Frame 1 (no input): blank canvas, image omitted
Frame 60 (no input): blank canvas, image omitted
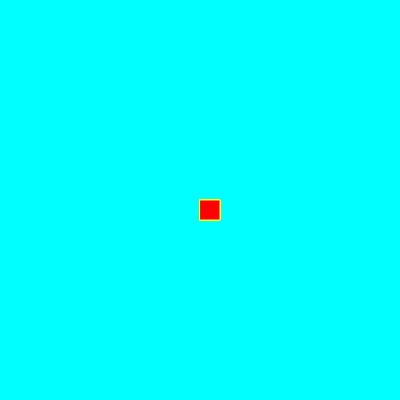
Frame 120 (the mouse pressed at the canvas centre since frame 60)

The p5.js sketch whose frames 1 and 60 were blank and that drew this single picture after the mouse press (run headless with seeded random() and noise() and a simulated clock; from frame 60 on, the mouse is pressed at the canvas centre):

// p5.js sketch
// ── sketch.js
function setup() {
    createCanvas(400, 400);
   background("cyan"); 
 }
 function draw() {
 stroke("yellow");
 fill("red");
 if(mouseIsPressed) {
 rect(mouseX, mouseY, 20, 20);
 }
 }
